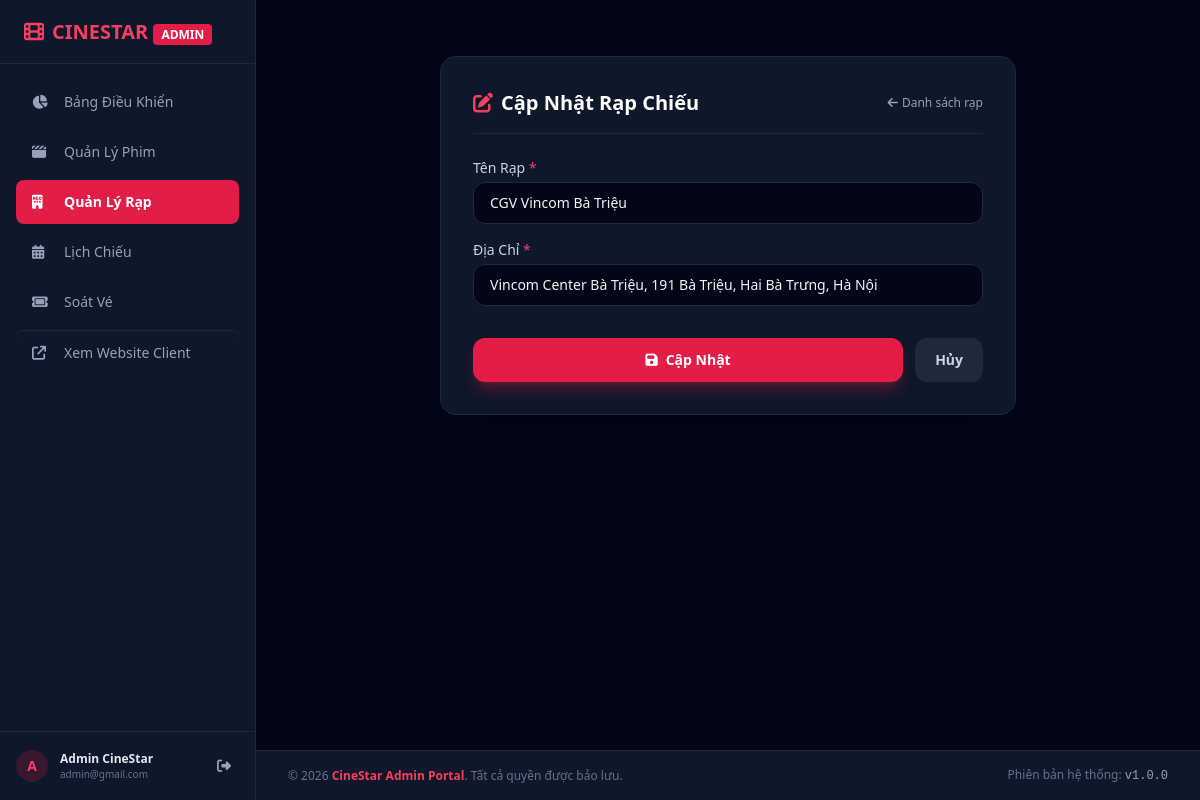
The app's page /admin/cinema_edit.php?id=10 (signed in) with its own data.
### tables this page shows
CREATE TABLE IF NOT EXISTS `cinemas` (
  `id` INT AUTO_INCREMENT PRIMARY KEY,
  `name` VARCHAR(100) NOT NULL,
  `address` VARCHAR(255) NOT NULL
);

### admin/cinema_edit.php (the view, shortened to what this page needs)
<?php
require_once '../config/db.php';
$id = intval($_GET['id'] ?? 0);
$stmt = $pdo->prepare("SELECT * FROM cinemas WHERE id = ?");
$stmt->execute([$id]);
$cinema = $stmt->fetch();
include_once 'header.php';
?>
<div class="max-w-xl mx-auto bg-slate-900 border border-slate-800 rounded-2xl p-6 md:p-8 shadow-2xl my-6">
    <div class="flex items-center justify-between border-b border-slate-800 pb-4 mb-6">
        <h2 class="text-xl font-bold text-white flex items-center gap-2">
            <i class="fa-solid fa-pen-to-square text-rose-500"></i> Cập Nhật Rạp Chiếu
        </h2>
        <a href="cinemas_list.php" class="text-xs text-slate-400 hover:text-white transition-colors flex items-center gap-1">
            <i class="fa-solid fa-arrow-left"></i> Danh sách rạp
        </a>
    </div>
    <form action="" method="POST" class="space-y-4">
        <div>
            <label class="block text-sm font-medium text-slate-300 mb-1">Tên Rạp <span class="text-rose-500">*</span></label>
            <input type="text" name="name" value="<?= htmlspecialchars($_POST['name'] ?? $cinema['name']) ?>" required class="w-full bg-slate-950 border border-slate-800 rounded-xl px-4 py-2.5 text-slate-100 focus:outline-none focus:border-rose-500 text-sm">
        </div>
        <div>
            <label class="block text-sm font-medium text-slate-300 mb-1">Địa Chỉ <span class="text-rose-500">*</span></label>
            <input type="text" name="address" value="<?= htmlspecialchars($_POST['address'] ?? $cinema['address']) ?>" required class="w-full bg-slate-950 border border-slate-800 rounded-xl px-4 py-2.5 text-slate-100 focus:outline-none focus:border-rose-500 text-sm">
        </div>
        <div class="pt-4 flex items-center gap-3">
            <button type="submit" class="flex-1 py-3 bg-rose-600 hover:bg-rose-700 text-white font-semibold rounded-xl shadow-lg shadow-rose-600/30 transition-all text-sm flex items-center justify-center gap-2 cursor-pointer">
                <i class="fa-solid fa-floppy-disk"></i> Cập Nhật
            </button>
            <a href="cinemas_list.php" class="px-5 py-3 bg-slate-800 hover:bg-slate-700 text-slate-300 font-semibold rounded-xl transition-all text-sm text-center">
                Hủy
            </a>
        </div>
    </form>
</div>
<?php include_once 'footer.php'; ?>

### records on screen
cinemas: name "CGV Vincom Bà Triệu", address "Vincom Center Bà Triệu, 191 Bà Triệu, Hai Bà Trưng, Hà Nội"

### other values on screen
mb_substr($_SESSION['user']['full_name'] ?? 'A', 0, 1, 'UTF-8') "A"
$_SESSION['user']['full_name'] "Admin CineStar"
$_SESSION['user']['email'] "admin@gmail.com"
